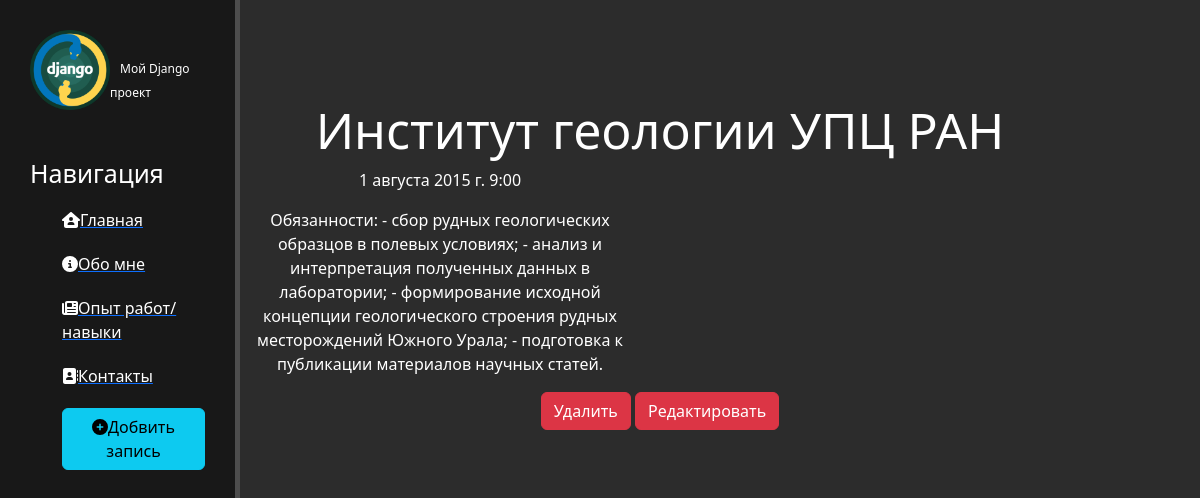
Screenshot of /news/1 with the database file from the repository.
### news/models.py (models this page shows, shortened)
class Articles(models.Model):
    title = models.CharField('Название', max_length=50)
    anons = models.CharField('Анонс', max_length=50)
    full_text = models.TextField('Статья')
    date = models.DateTimeField('Дата публикаци')
    class Meta:
        verbose_name = 'Новость'
        verbose_name_plural = 'Новости'

### news/views.py (the view)
# urls.py: path('<int:pk>',views.NewsDetailView.as_view(), name='news-detail'),
class NewsDetailView(DetailView):
    model = Articles
    template_name = 'news/details_view.html'
    context_object_name = 'article'

### news/templates/news/details_view.html (shortened to what this page needs)
{% extends 'main/layout.html' %}
{% block content %}
    <div class="features">
        <h1>{{ article.title }}</h1>
        <p>{{ article.date }}</p>
        <p>{{ article.full_text }}</p>
        <a href="{% url 'news-delete' article.id %}" class="btn btn-danger">Удалить</a>
        <a href="{% url 'news-update' article.id %}" class="btn btn-danger">Редактировать</a>
    </div>
{% endblock %}

### main/static/main/css/main.css (style rules this page uses)
body { background: #2c2c2c; }
main .features { float: left; color: #fff; margin-top: 100px; text-align: center; width: 70%; }
main .features h1 { font-size: 50px; }
main .features p { max-width: 400px; text-align: center; }

### rows the page displays
Articles: title "Институт геологии УПЦ РАН", date "1 августа 2015 г. 9:00", full_text "Обязанности: - сбор рудных геологических образцов в полевых условиях; - анализ и интерпретация полученных данных в лаборатории; - формирование исходной концепции геологического строения рудных месторождений Южного Урала; - подготовка к публикации материалов научных статей."
